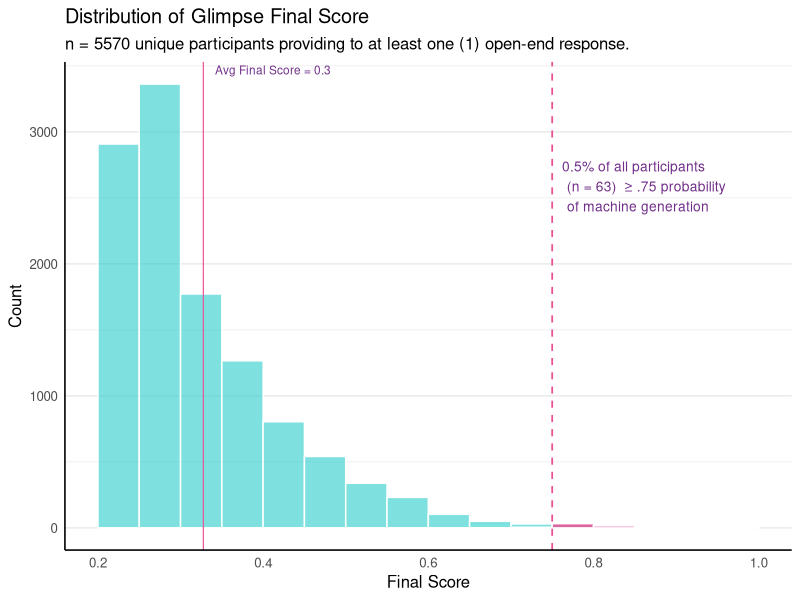

This figure's R source:
## ---- chunk 1
# args = argparse.Namespace(
#     scoring_model_name="davinci-002",
#     api_base="https://api.openai.com/v1",
#     api_key=os.environ["OPENAI_API_KEY"],
#     api_version="2023-09-15-preview",
#     estimator="geometric",
#     prompt="prompt3",
#     rank_size=1000,
#     top_k=5,
# )
## ---- chunk 2
library(dplyr)
library(readr)
library(kableExtra)
library(ggplot2)

final <- read_csv("../py_results/final_out.csv") |>
  mutate(
    final_score = round((prob_machine_generated+prob_machine_generated_full)/2, 2)
  )

final_unique <- final |>
  group_by(person_id) |>
  select(person_id, final_score) |>
  unique()

# Summary stats
avg_avg <- mean(final_unique$final_score, na.rm = TRUE)

peeps <- length(unique(final_unique$person_id))

pct_over_75 <- mean(final_unique$final_score >= .75, na.rm = TRUE) * 100
n_over_75   <- sum(final_unique$final_score >= .75, na.rm = TRUE)

ggplot(final_unique, aes(x = final_score)) +

  # Base histogram
  geom_histogram(
    binwidth = .05,
    boundary = 0,
    fill = "#29CDCA",
    color = "white",
    alpha = 0.6
  ) +

  # Highlight +75% instances
  geom_histogram(
    data = subset(final_unique, final_score >= .75),
    binwidth = .05,
    boundary = 0,
    fill = "#EA5094",
    color = "white",
    alpha = 0.85
  ) +

  # Average WPM
  geom_vline(
    xintercept = avg_avg,
    color = "#EA5094",
    linewidth = 0.4
  ) +

  # Threshold line (High prob)
  geom_vline(
    xintercept = .75,
    color = "#EA5094",
    linetype = "dashed",
    linewidth = 0.6
  ) +

  # Average annotation
  annotate(
    "text",
    x = avg_avg,
    y = Inf,
    label = paste0("Avg Final Score = ", round(avg_avg, 1)),
    vjust = 1.4,
    hjust = -0.1,
    color = "#712F89",
    size = 3.0
  ) +

  # % over threshold annotation
  annotate(
    "text",
    x = .71,
    y = Inf,
    label = paste0(
      round(pct_over_75, 1),"% of all participants
(n = ", n_over_75, ")  ≥ .75 probability
 of machine generation"
    ),
    vjust = 3,
    hjust = -0.3,
    color = "#712F89",
    size = 3.5
  ) +

  labs(
    x = "Final Score",
    y = "Count",
    title = "Distribution of Glimpse Final Score",
    subtitle = paste0("n = ", peeps, " unique participants providing to at least one (1) open-end response.")
  ) +

  theme_minimal(base_size = 12) +
  theme(
    axis.line.x        = element_line(color = "black"),
    axis.line.y        = element_line(color = "black"),
    panel.grid.major.x = element_blank(),
    panel.grid.minor.x = element_blank()
  )
## ---- chunk 3

head(final, n = 100) |>
  kable(
    format = "html",
    align = c("l"),
    caption = "2025 SAY24 Glimpse Analysis",
    table.attr = 'class="text-wrap"'
  ) |>
  kable_styling(
    bootstrap_options = c("striped", "hover", "responsive"),
    full_width = FALSE
  )
